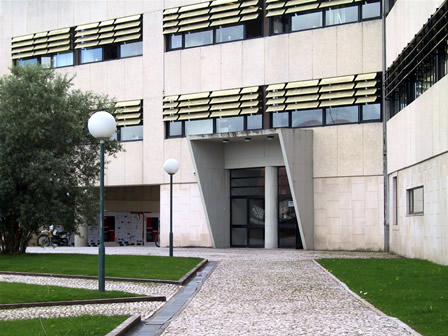
#> input picture #02 - Introduction to OpenCV/deti.bmp, 448 x 336 px, found by its file name
$ python ex2.2.py
#> lines starting #> are read from the running program, lines starting #| are printed output that depends on the picture
import numpy as np
import cv2
import sys

bmp = cv2.imread(r".\deti.bmp", cv2.IMREAD_UNCHANGED )
#> bmp is the input picture: shape (336, 448, 3); mean B, G, R 138.8, 146.3, 145.1
jpg = cv2.imread(r".\deti.jpg", cv2.IMREAD_UNCHANGED )
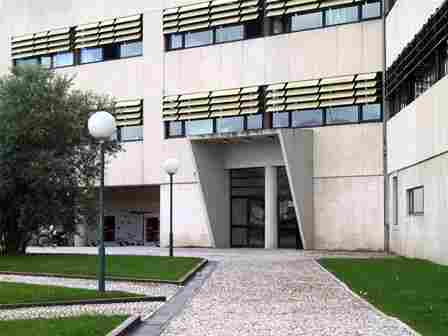
#> input picture #02 - Introduction to OpenCV/deti.jpg, 448 x 336 px, found by its file name
#> jpg is the input picture: shape (336, 448, 3); mean B, G, R 139.2, 146, 145.4


if bmp is None or jpg is None:
	print("Image file could not be open")
	exit(-1)

diff = cv2.subtract(bmp, jpg)
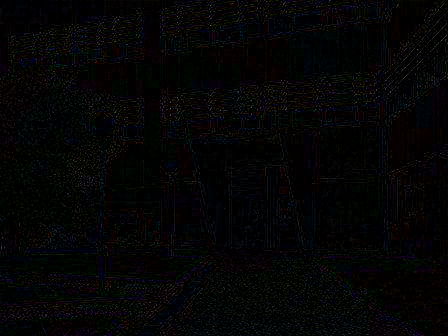
#> diff: shape (336, 448, 3); mean B, G, R 4.6, 4.3, 4.3

cv2.imshow( "BMP", bmp )
cv2.imshow( "JPG", jpg )

cv2.imshow("DIFF", diff)

cv2.waitKey( 0 )

cv2.destroyAllWindows()
